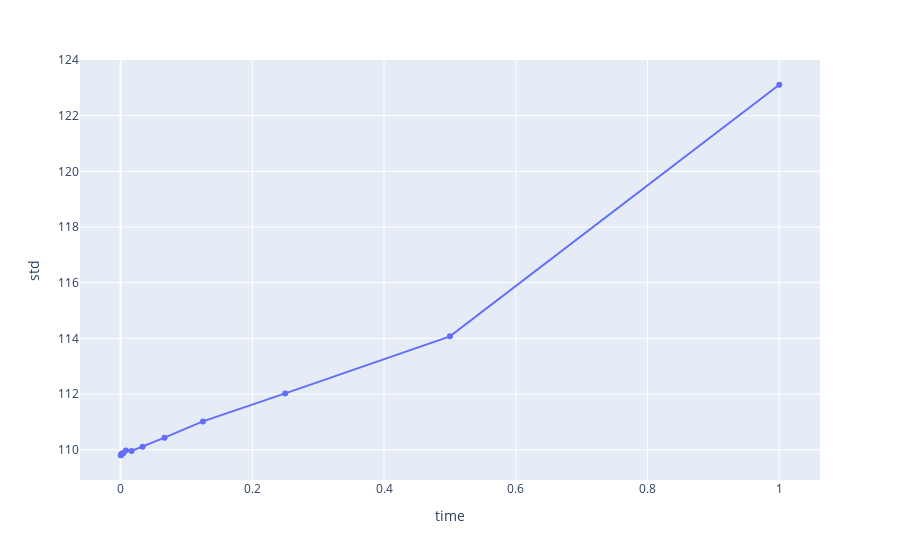

The cell this chart's notebook holds for it:
### Code cell
px.line(data, x='time', y='std', markers=True)

### Figure 1 — Plotly figure (JSON) as saved in the notebook; plotly's stock layout.template omitted (floating-point values rounded to 4 significant figures)
{"data": [{"hovertemplate": "time=%{x}<br>std=%{y}<extra></extra>", "legendgroup": "", "line": {"color": "#636efa", "dash": "solid"}, "marker": {"symbol": "circle"}, "mode": "lines+markers", "name": "", "orientation": "v", "showlegend": false, "type": "scatter", "x": [0.00025, 0.0005, 0.001, 0.002, 0.004, 0.008, 0.01667, 0.03333, 0.06667, 0.125, 0.25, 0.5, 1], "xaxis": "x", "y": [109.8, 109.8, 109.8, 109.9, 109.9, 110.0, 110.0, 110.1, 110.4, 111.0, 112.0, 114.1, 123.1], "yaxis": "y"}], "layout": {"autosize": true, "legend": {"tracegroupgap": 0}, "margin": {"t": 60}, "xaxis": {"anchor": "y", "autorange": true, "domain": [0, 1], "range": [-0.05979, 1.06], "title": {"text": "time"}, "type": "linear"}, "yaxis": {"anchor": "x", "autorange": true, "domain": [0, 1], "range": [108.8, 124.1], "title": {"text": "std"}, "type": "linear"}}}
